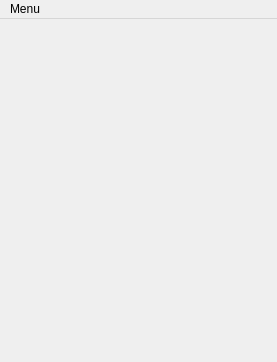
<?xml version="1.0" encoding="UTF-8"?>
<ui version="4.0">
 <class>MainWindow</class>
 <widget class="QMainWindow" name="MainWindow">
  <property name="geometry">
   <rect>
    <x>0</x>
    <y>0</y>
    <width>277</width>
    <height>362</height>
   </rect>
  </property>
  <property name="sizePolicy">
   <sizepolicy hsizetype="Preferred" vsizetype="Preferred">
    <horstretch>1</horstretch>
    <verstretch>1</verstretch>
   </sizepolicy>
  </property>
  <property name="windowTitle">
   <string>MainWindow</string>
  </property>
  <widget class="QWidget" name="centralWidget">
   <property name="sizePolicy">
    <sizepolicy hsizetype="Maximum" vsizetype="Maximum">
     <horstretch>1</horstretch>
     <verstretch>1</verstretch>
    </sizepolicy>
   </property>
   <property name="layoutDirection">
    <enum>Qt::LeftToRight</enum>
   </property>
   <layout class="QVBoxLayout" name="verticalLayout">
    <item>
     <layout class="QGridLayout" name="gridLayout"/>
    </item>
    <item>
     <widget class="QTextEdit" name="textEdit">
      <property name="enabled">
       <bool>false</bool>
      </property>
      <property name="sizePolicy">
       <sizepolicy hsizetype="Expanding" vsizetype="Minimum">
        <horstretch>0</horstretch>
        <verstretch>0</verstretch>
       </sizepolicy>
      </property>
      <property name="minimumSize">
       <size>
        <width>0</width>
        <height>0</height>
       </size>
      </property>
      <property name="maximumSize">
       <size>
        <width>16777215</width>
        <height>0</height>
       </size>
      </property>
      <property name="readOnly">
       <bool>true</bool>
      </property>
     </widget>
    </item>
   </layout>
  </widget>
  <widget class="QMenuBar" name="menuBar">
   <property name="geometry">
    <rect>
     <x>0</x>
     <y>0</y>
     <width>277</width>
     <height>21</height>
    </rect>
   </property>
   <property name="styleSheet">
    <string notr="true">     background-color: qlineargradient(x1:0, y1:0, x2:0, y2:1,
                                       stop:0 lightgray, stop:1 darkgray);</string>
   </property>
   <widget class="QMenu" name="menuMenu">
    <property name="title">
     <string>Menu</string>
    </property>
    <addaction name="actionDesktop_s"/>
    <addaction name="actionChange_config"/>
    <addaction name="actionView_Log"/>
    <addaction name="actionEnable_Buttons"/>
    <addaction name="actionDisbale_Buttons"/>
    <addaction name="separator"/>
    <addaction name="actionExit"/>
   </widget>
   <addaction name="menuMenu"/>
  </widget>
  <action name="actionView_Log">
   <property name="text">
    <string>View Log ...</string>
   </property>
  </action>
  <action name="actionExit">
   <property name="text">
    <string>Exit</string>
   </property>
  </action>
  <action name="actionChange_config">
   <property name="text">
    <string>Change Config ...</string>
   </property>
  </action>
  <action name="actionDesktop_s">
   <property name="text">
    <string>Desktop(s)</string>
   </property>
  </action>
  <action name="actionDisbale_Buttons">
   <property name="text">
    <string>Disable Buttons</string>
   </property>
  </action>
  <action name="actionEnable_Buttons">
   <property name="text">
    <string>Enable Buttons</string>
   </property>
  </action>
 </widget>
 <layoutdefault spacing="6" margin="11"/>
 <resources/>
 <connections/>
</ui>
